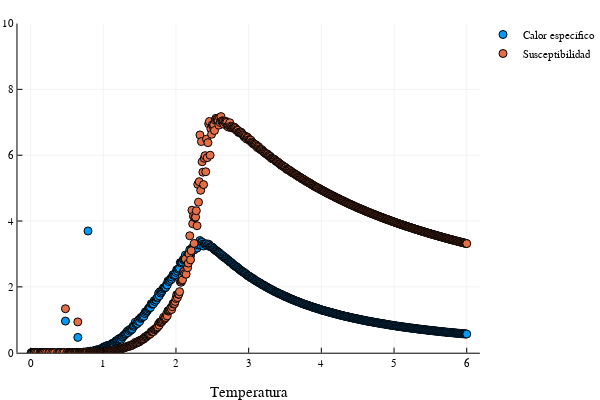

Notebook code for this chart:
### Code cell
scatter(TT, prom_ce, label ="Calor específico", xlabel = "Temperatura")
scatter!(TT, prom_x, label = "Susceptibilidad", ylim = (0,10))

### Figure 1 — Plotly figure (JSON) as saved in the notebook; plotly's stock layout.template omitted (floating-point values rounded to 4 significant figures; data arrays with more than 128 entries replaced by an {"elided": "..."} marker saying what was removed)
{"data": [{"colorbar": {"title": ""}, "hoverinfo": "text", "legendgroup": "Calor específico", "marker": {"color": "rgba(0, 154, 250, 1.000)", "line": {"color": "rgba(0, 0, 0, 1.000)", "width": 1}, "size": 8, "symbol": "circle"}, "mode": "markers", "name": "Calor específico", "showlegend": true, "text": {"elided": "601 null values"}, "type": "scatter", "x": {"elided": "601 float values"}, "xaxis": "x1", "y": {"elided": "601 float values"}, "yaxis": "y1", "zmax": 0.1, "zmin": -0.1}, {"colorbar": {"title": ""}, "hoverinfo": "text", "legendgroup": "Susceptibilidad", "marker": {"color": "rgba(227, 111, 71, 1.000)", "line": {"color": "rgba(0, 0, 0, 1.000)", "width": 1}, "size": 8, "symbol": "circle"}, "mode": "markers", "name": "Susceptibilidad", "showlegend": true, "text": {"elided": "601 null values"}, "type": "scatter", "x": {"elided": "601 float values"}, "xaxis": "x1", "y": {"elided": "601 float values"}, "yaxis": "y1", "zmax": 0.1, "zmin": -0.1}], "layout": {"annotations": [], "height": 400, "legend": {"bgcolor": "rgba(255, 255, 255, 1.000)", "bordercolor": "rgba(0, 0, 0, 1.000)", "font": {"color": "rgba(0, 0, 0, 1.000)", "family": "sans-serif", "size": 11}, "tracegroupgap": 0, "x": 1, "y": 1}, "margin": {"b": 20, "l": 0, "r": 0, "t": 20}, "paper_bgcolor": "rgba(255, 255, 255, 1.000)", "plot_bgcolor": "rgba(255, 255, 255, 1.000)", "showlegend": true, "width": 600, "xaxis": {"anchor": "y1", "domain": [0.03619, 0.9934], "gridcolor": "rgba(0, 0, 0, 0.100)", "gridwidth": 0.5, "linecolor": "rgba(0, 0, 0, 1.000)", "mirror": false, "range": [-0.18, 6.18], "showgrid": true, "showline": true, "showticklabels": true, "tickangle": 0, "tickcolor": "rgb(0, 0, 0)", "tickfont": {"color": "rgba(0, 0, 0, 1.000)", "family": "sans-serif", "size": 11}, "tickmode": "array", "ticks": "inside", "ticktext": ["0", "1", "2", "3", "4", "5", "6"], "tickvals": [0, 1, 2, 3, 4, 5, 6], "title": "Temperatura", "titlefont": {"color": "rgba(0, 0, 0, 1.000)", "family": "sans-serif", "size": 15}, "type": "-", "visible": true, "zeroline": false, "zerolinecolor": "rgba(0, 0, 0, 1.000)"}, "yaxis": {"anchor": "x1", "domain": [0.07581, 0.9902], "gridcolor": "rgba(0, 0, 0, 0.100)", "gridwidth": 0.5, "linecolor": "rgba(0, 0, 0, 1.000)", "mirror": false, "range": [0, 10], "showgrid": true, "showline": true, "showticklabels": true, "tickangle": 0, "tickcolor": "rgb(0, 0, 0)", "tickfont": {"color": "rgba(0, 0, 0, 1.000)", "family": "sans-serif", "size": 11}, "tickmode": "array", "ticks": "inside", "ticktext": ["0", "2", "4", "6", "8", "10"], "tickvals": [0, 2, 4, 6, 8, 10], "title": "", "titlefont": {"color": "rgba(0, 0, 0, 1.000)", "family": "sans-serif", "size": 15}, "type": "-", "visible": true, "zeroline": false, "zerolinecolor": "rgba(0, 0, 0, 1.000)"}}}
